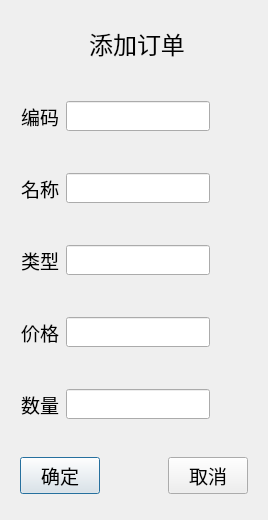
<?xml version="1.0" encoding="UTF-8"?>
<ui version="4.0">
 <class>Dlg_AddProPassing</class>
 <widget class="QDialog" name="Dlg_AddProPassing">
  <property name="geometry">
   <rect>
    <x>0</x>
    <y>0</y>
    <width>268</width>
    <height>520</height>
   </rect>
  </property>
  <property name="windowTitle">
   <string>超市商品信息管理系统</string>
  </property>
  <property name="toolTip">
   <string/>
  </property>
  <layout class="QGridLayout" name="gridLayout_7">
   <item row="0" column="0">
    <widget class="QWidget" name="widget_7" native="true">
     <layout class="QHBoxLayout" name="horizontalLayout">
      <item>
       <spacer name="horizontalSpacer_2">
        <property name="orientation">
         <enum>Qt::Horizontal</enum>
        </property>
        <property name="sizeHint" stdset="0">
         <size>
          <width>88</width>
          <height>18</height>
         </size>
        </property>
       </spacer>
      </item>
      <item>
       <widget class="QLabel" name="le_title">
        <property name="font">
         <font>
          <family>宋体</family>
          <pointsize>18</pointsize>
         </font>
        </property>
        <property name="text">
         <string>添加订单</string>
        </property>
        <property name="alignment">
         <set>Qt::AlignCenter</set>
        </property>
       </widget>
      </item>
      <item>
       <spacer name="horizontalSpacer_3">
        <property name="orientation">
         <enum>Qt::Horizontal</enum>
        </property>
        <property name="sizeHint" stdset="0">
         <size>
          <width>82</width>
          <height>20</height>
         </size>
        </property>
       </spacer>
      </item>
     </layout>
    </widget>
   </item>
   <item row="1" column="0">
    <widget class="QWidget" name="widget_2" native="true">
     <layout class="QGridLayout" name="gridLayout_2">
      <item row="0" column="0">
       <widget class="QLabel" name="label_2">
        <property name="minimumSize">
         <size>
          <width>40</width>
          <height>0</height>
         </size>
        </property>
        <property name="maximumSize">
         <size>
          <width>40</width>
          <height>16777215</height>
         </size>
        </property>
        <property name="font">
         <font>
          <family>宋体</family>
          <pointsize>14</pointsize>
         </font>
        </property>
        <property name="text">
         <string>编码</string>
        </property>
        <property name="alignment">
         <set>Qt::AlignCenter</set>
        </property>
       </widget>
      </item>
      <item row="0" column="1">
       <widget class="QLineEdit" name="le_proid">
        <property name="minimumSize">
         <size>
          <width>0</width>
          <height>30</height>
         </size>
        </property>
       </widget>
      </item>
      <item row="0" column="2">
       <spacer name="horizontalSpacer_4">
        <property name="orientation">
         <enum>Qt::Horizontal</enum>
        </property>
        <property name="sizeType">
         <enum>QSizePolicy::Minimum</enum>
        </property>
        <property name="sizeHint" stdset="0">
         <size>
          <width>38</width>
          <height>20</height>
         </size>
        </property>
       </spacer>
      </item>
     </layout>
    </widget>
   </item>
   <item row="2" column="0">
    <widget class="QWidget" name="widget_3" native="true">
     <layout class="QGridLayout" name="gridLayout_3">
      <item row="0" column="0">
       <widget class="QLabel" name="label">
        <property name="minimumSize">
         <size>
          <width>40</width>
          <height>0</height>
         </size>
        </property>
        <property name="maximumSize">
         <size>
          <width>40</width>
          <height>16777215</height>
         </size>
        </property>
        <property name="font">
         <font>
          <family>宋体</family>
          <pointsize>14</pointsize>
         </font>
        </property>
        <property name="text">
         <string>名称</string>
        </property>
        <property name="alignment">
         <set>Qt::AlignCenter</set>
        </property>
       </widget>
      </item>
      <item row="0" column="1">
       <widget class="QLineEdit" name="le_name">
        <property name="minimumSize">
         <size>
          <width>0</width>
          <height>30</height>
         </size>
        </property>
       </widget>
      </item>
      <item row="0" column="2">
       <spacer name="horizontalSpacer_5">
        <property name="orientation">
         <enum>Qt::Horizontal</enum>
        </property>
        <property name="sizeType">
         <enum>QSizePolicy::Minimum</enum>
        </property>
        <property name="sizeHint" stdset="0">
         <size>
          <width>38</width>
          <height>20</height>
         </size>
        </property>
       </spacer>
      </item>
     </layout>
    </widget>
   </item>
   <item row="3" column="0">
    <widget class="QWidget" name="widget_4" native="true">
     <layout class="QGridLayout" name="gridLayout_5">
      <item row="0" column="1">
       <widget class="QLineEdit" name="le_type">
        <property name="minimumSize">
         <size>
          <width>0</width>
          <height>30</height>
         </size>
        </property>
       </widget>
      </item>
      <item row="0" column="0">
       <widget class="QLabel" name="label_3">
        <property name="minimumSize">
         <size>
          <width>40</width>
          <height>0</height>
         </size>
        </property>
        <property name="maximumSize">
         <size>
          <width>40</width>
          <height>16777215</height>
         </size>
        </property>
        <property name="font">
         <font>
          <family>宋体</family>
          <pointsize>14</pointsize>
         </font>
        </property>
        <property name="text">
         <string>类型</string>
        </property>
        <property name="alignment">
         <set>Qt::AlignCenter</set>
        </property>
       </widget>
      </item>
      <item row="0" column="2">
       <spacer name="horizontalSpacer_6">
        <property name="orientation">
         <enum>Qt::Horizontal</enum>
        </property>
        <property name="sizeType">
         <enum>QSizePolicy::Minimum</enum>
        </property>
        <property name="sizeHint" stdset="0">
         <size>
          <width>38</width>
          <height>20</height>
         </size>
        </property>
       </spacer>
      </item>
     </layout>
    </widget>
   </item>
   <item row="4" column="0">
    <widget class="QWidget" name="widget_5" native="true">
     <layout class="QGridLayout" name="gridLayout_4">
      <item row="0" column="1">
       <widget class="QLineEdit" name="le_unit_price">
        <property name="minimumSize">
         <size>
          <width>0</width>
          <height>30</height>
         </size>
        </property>
       </widget>
      </item>
      <item row="0" column="0">
       <widget class="QLabel" name="label_4">
        <property name="minimumSize">
         <size>
          <width>40</width>
          <height>0</height>
         </size>
        </property>
        <property name="maximumSize">
         <size>
          <width>40</width>
          <height>16777215</height>
         </size>
        </property>
        <property name="font">
         <font>
          <family>宋体</family>
          <pointsize>14</pointsize>
         </font>
        </property>
        <property name="text">
         <string>价格</string>
        </property>
        <property name="alignment">
         <set>Qt::AlignCenter</set>
        </property>
       </widget>
      </item>
      <item row="0" column="2">
       <spacer name="horizontalSpacer_7">
        <property name="orientation">
         <enum>Qt::Horizontal</enum>
        </property>
        <property name="sizeType">
         <enum>QSizePolicy::Minimum</enum>
        </property>
        <property name="sizeHint" stdset="0">
         <size>
          <width>38</width>
          <height>20</height>
         </size>
        </property>
       </spacer>
      </item>
     </layout>
    </widget>
   </item>
   <item row="5" column="0">
    <widget class="QWidget" name="widget_6" native="true">
     <layout class="QGridLayout" name="gridLayout_6">
      <item row="0" column="0">
       <widget class="QLabel" name="label_5">
        <property name="minimumSize">
         <size>
          <width>40</width>
          <height>0</height>
         </size>
        </property>
        <property name="maximumSize">
         <size>
          <width>40</width>
          <height>16777215</height>
         </size>
        </property>
        <property name="font">
         <font>
          <family>宋体</family>
          <pointsize>14</pointsize>
         </font>
        </property>
        <property name="text">
         <string>数量</string>
        </property>
        <property name="alignment">
         <set>Qt::AlignCenter</set>
        </property>
       </widget>
      </item>
      <item row="0" column="1">
       <widget class="QLineEdit" name="le_count">
        <property name="minimumSize">
         <size>
          <width>0</width>
          <height>30</height>
         </size>
        </property>
       </widget>
      </item>
      <item row="0" column="2">
       <spacer name="horizontalSpacer_8">
        <property name="orientation">
         <enum>Qt::Horizontal</enum>
        </property>
        <property name="sizeType">
         <enum>QSizePolicy::Minimum</enum>
        </property>
        <property name="sizeHint" stdset="0">
         <size>
          <width>38</width>
          <height>20</height>
         </size>
        </property>
       </spacer>
      </item>
     </layout>
    </widget>
   </item>
   <item row="6" column="0">
    <widget class="QWidget" name="widget" native="true">
     <layout class="QGridLayout" name="gridLayout" columnstretch="1,0,0">
      <item row="0" column="1">
       <spacer name="horizontalSpacer">
        <property name="orientation">
         <enum>Qt::Horizontal</enum>
        </property>
        <property name="sizeHint" stdset="0">
         <size>
          <width>80</width>
          <height>20</height>
         </size>
        </property>
       </spacer>
      </item>
      <item row="0" column="0">
       <widget class="QPushButton" name="bin_save">
        <property name="minimumSize">
         <size>
          <width>0</width>
          <height>30</height>
         </size>
        </property>
        <property name="font">
         <font>
          <family>宋体</family>
          <pointsize>14</pointsize>
         </font>
        </property>
        <property name="text">
         <string>确定</string>
        </property>
       </widget>
      </item>
      <item row="0" column="2">
       <widget class="QPushButton" name="bin_cancel">
        <property name="minimumSize">
         <size>
          <width>0</width>
          <height>30</height>
         </size>
        </property>
        <property name="font">
         <font>
          <family>宋体</family>
          <pointsize>14</pointsize>
         </font>
        </property>
        <property name="text">
         <string>取消</string>
        </property>
       </widget>
      </item>
     </layout>
    </widget>
   </item>
  </layout>
 </widget>
 <resources/>
 <connections/>
</ui>
